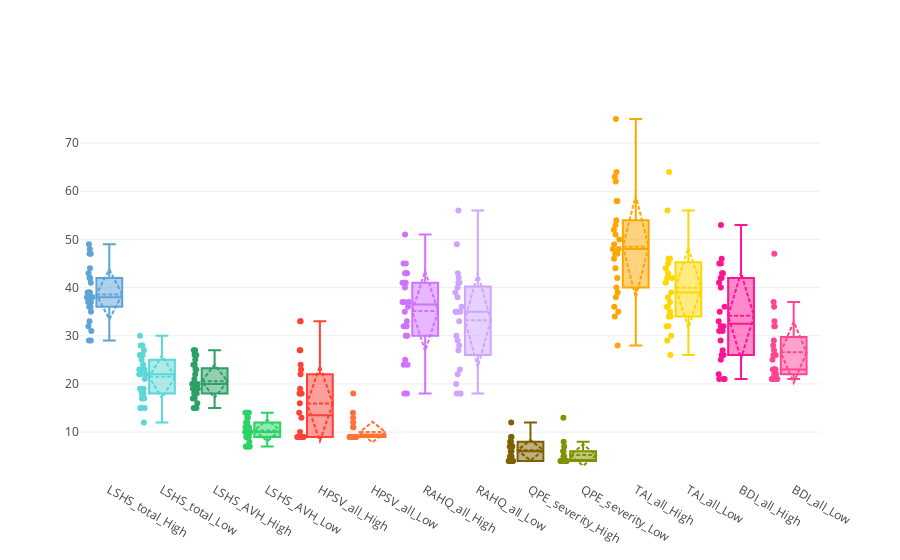

The code cell stored with this chart in its notebook:
### Markdown cell above
**Plot scale scores between groups**

### Code cell
df = opt_all[['LSHS_total','LSHS_AVH','HPSV_all','RAHQ_all','QPE_severity','TAI_all','BDI_all','group']]
df = df.drop_duplicates()
# color_list = ['rgba(93, 164, 214, 0.5)', 'rgba(93, 164, 214, 1)',  
#               'rgba(44, 160, 101, 0.5)', 'rgba(44, 160, 101, 1)',  
#               'rgba(255, 65, 54, 0.5)', 'rgba(255, 65, 54, 1)',  
#               'rgba(207, 114, 255, 0.5)','rgba(207, 114, 255, 1)',  
#               'rgba(127, 96, 0, 0.5)','rgba(127, 96, 0, 1)',  
#               'rgba(255, 165, 0,0.5)','rgba(255, 165, 0,1)',  
#               'rgba(255, 20, 147,0.5)','rgba(255, 20, 147,1)']
color_list = ['rgba(93, 164, 214, 5)', 'rgba(93, 214, 214, 1)',  
              'rgba(44, 160, 101, 5)', 'rgba(44, 210, 101, 1)',  
              'rgba(255, 65, 54, 5)', 'rgba(255, 115, 54, 1)',  
              'rgba(207, 114, 255, 5)','rgba(207, 164, 255, 1)',  
              'rgba(127, 96, 0, 5)','rgba(127, 146, 0, 1)',  
              'rgba(255, 165, 0,5)','rgba(255, 215, 0,1)',  
              'rgba(255, 20, 147,5)','rgba(255, 70, 147,1)']
scale_list = ['LSHS_total','LSHS_total','LSHS_AVH','LSHS_AVH','HPSV_all','HPSV_all','RAHQ_all','RAHQ_all',  
              'QPE_severity','QPE_severity','TAI_all','TAI_all','BDI_all','BDI_all']
group_list = ['High','Low']*7
df_gls = pd.DataFrame({'gls':group_list,
                       'sls':scale_list,
                       'cls':color_list})
data = [
            {
                'y': df[df['group']==group][clms],
                'type': 'box', 
                'boxpoints':'all',
                #'fillcolor':
                'marker': dict(color = df_gls[(df_gls['gls']==group)&(df_gls['sls']==clms)]['cls'].values[0]),
                'boxmean':'sd',
                'name': clms + '_' + group
            } 
                for clms in ['LSHS_total','LSHS_AVH','HPSV_all','RAHQ_all','QPE_severity','TAI_all','BDI_all']
            for group in ['High','Low']
        ]
iplot(Figure(data=Data(data),layout = Layout(showlegend=False)))
#py.image.save_as(Figure(data=Data(data)), filename='a-simple-plot.jpeg')

### Figure 1 — Plotly figure (JSON) as saved in the notebook; plotly's stock layout.template omitted (floating-point values rounded to 4 significant figures)
{"data": [{"boxmean": "sd", "boxpoints": "all", "marker": {"color": "rgba(93, 164, 214, 5)"}, "name": "LSHS_total_High", "type": "box", "y": [38, 41, 42, 36, 29, 42, 39, 39, 35, 39, 31, 37, 49, 47, 38, 36, 37, 39, 47, 36, 38, 37, 38, 29, 33, 44, 32, 43, 48]}, {"boxmean": "sd", "boxpoints": "all", "marker": {"color": "rgba(93, 214, 214, 1)"}, "name": "LSHS_total_Low", "type": "box", "y": [15, 22, 18, 18, 19, 28, 28, 24, 21, 19, 23, 18, 23, 19, 17, 23, 25, 15, 22, 27, 23, 22, 15, 23, 12, 17, 26, 26, 30, 26]}, {"boxmean": "sd", "boxpoints": "all", "marker": {"color": "rgba(44, 160, 101, 5)"}, "name": "LSHS_AVH_High", "type": "box", "y": [25, 27, 24, 19, 18, 20, 21, 18, 18, 20, 18, 19, 27, 24, 20, 19, 23, 19, 26, 20, 20, 17, 17, 15, 16, 26, 15, 22, 23]}, {"boxmean": "sd", "boxpoints": "all", "marker": {"color": "rgba(44, 210, 101, 1)"}, "name": "LSHS_AVH_Low", "type": "box", "y": [7, 10, 7, 7, 9, 13, 11, 13, 12, 10, 11, 10, 11, 9, 9, 10, 12, 10, 11, 11, 11, 8, 7, 9, 7, 9, 14, 14, 14, 14]}, {"boxmean": "sd", "boxpoints": "all", "marker": {"color": "rgba(255, 65, 54, 5)"}, "name": "HPSV_all_High", "type": "box", "y": [27, 22, 33, 18, 33, 9, 9, 13, 10, 19, 18, 9, 18, 27, 23, 9, 9, 9, 14, 9, null, 16, 9, 9, 9, 9, 24, null, null]}, {"boxmean": "sd", "boxpoints": "all", "marker": {"color": "rgba(255, 115, 54, 1)"}, "name": "HPSV_all_Low", "type": "box", "y": [9, 9, 9, 9, 9, 14, 9, 9, 11, 9, 9, 9, 9, 9, 9, null, 11, 13, 9, 9, 9, 12, 9, null, 9, null, null, 9, null, 18]}, {"boxmean": "sd", "boxpoints": "all", "marker": {"color": "rgba(207, 114, 255, 5)"}, "name": "RAHQ_all_High", "type": "box", "y": [41, 33, 45, 32, 37, 51, 43, 32, 24, 30, 36, 25, 30, 37, 41, 35, 32, 43, 40, 18, null, 24, 43, 37, 41, 18, 45, null, null]}, {"boxmean": "sd", "boxpoints": "all", "marker": {"color": "rgba(207, 164, 255, 1)"}, "name": "RAHQ_all_Low", "type": "box", "y": [43, 35, 22, 56, 41, 35, 35, 30, 28, 18, 42, 18, 41, 18, 49, null, 36, 27, 29, 33, 38, 40, 39, null, 35, null, null, 20, null, 23]}, {"boxmean": "sd", "boxpoints": "all", "marker": {"color": "rgba(127, 96, 0, 5)"}, "name": "QPE_severity_High", "type": "box", "y": [7, 7, null, 5, 5, 4, 9, 6, 5, 8, 4, 4, 7, null, 8, 8, null, 6, 12, null, null, null, 4, null, 4, 4, 7, 9, 4]}, {"boxmean": "sd", "boxpoints": "all", "marker": {"color": "rgba(127, 146, 0, 1)"}, "name": "QPE_severity_Low", "type": "box", "y": [null, 4, null, 13, 4, null, 6, 4, 7, null, 6, null, 5, null, 4, null, null, 4, null, 5, 4, null, null, 4, 4, 4, null, 4, 4, 8]}, {"boxmean": "sd", "boxpoints": "all", "marker": {"color": "rgba(255, 165, 0,5)"}, "name": "TAI_all_High", "type": "box", "y": [47, 40, 54, 49, 44, 62, 51, 34, 28, 58, 48, 46, 64, 48, 58, 38, 53, 47, 42, 50, null, 75, 63, 35, 52, 36, 39, null, null]}, {"boxmean": "sd", "boxpoints": "all", "marker": {"color": "rgba(255, 215, 0,1)"}, "name": "TAI_all_Low", "type": "box", "y": [36, 34, 26, 56, 35, 42, 30, 44, 37, 34, 46, 45, 46, 29, 39, null, 46, 36, 46, 64, 43, 32, 41, null, 38, null, null, 32, null, 42]}, {"boxmean": "sd", "boxpoints": "all", "marker": {"color": "rgba(255, 20, 147,5)"}, "name": "BDI_all_High", "type": "box", "y": [40, 21, 46, 31, 32, 53, 29, 26, 22, 42, 43, 33, 43, 45, 45, 25, 35, 26, 21, 36, null, 42, 41, 31, 32, 21, 27, null, null]}, {"boxmean": "sd", "boxpoints": "all", "marker": {"color": "rgba(255, 70, 147,1)"}, "name": "BDI_all_Low", "type": "box", "y": [29, 23, 21, 25, 26, 21, 23, 27, 21, 21, 32, 37, 28, 23, 23, null, 32, 26, 22, 47, 22, 21, 33, null, 23, null, null, 22, null, 36]}], "layout": {"showlegend": false}}
